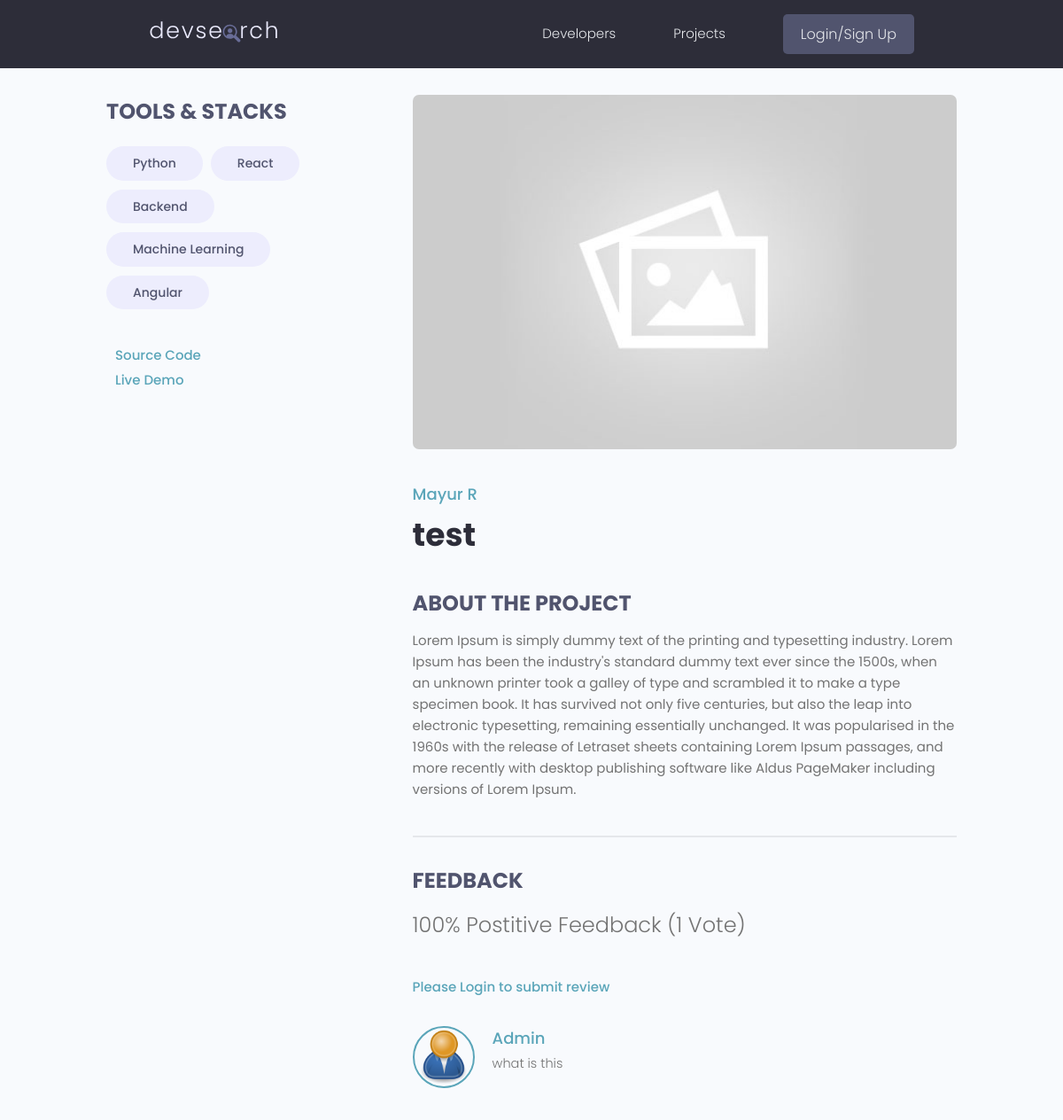
The page /projects/project/b4c62fe1-6bc5-412a-ab3a-f6a01219ec3e/ on the database as committed earlier.
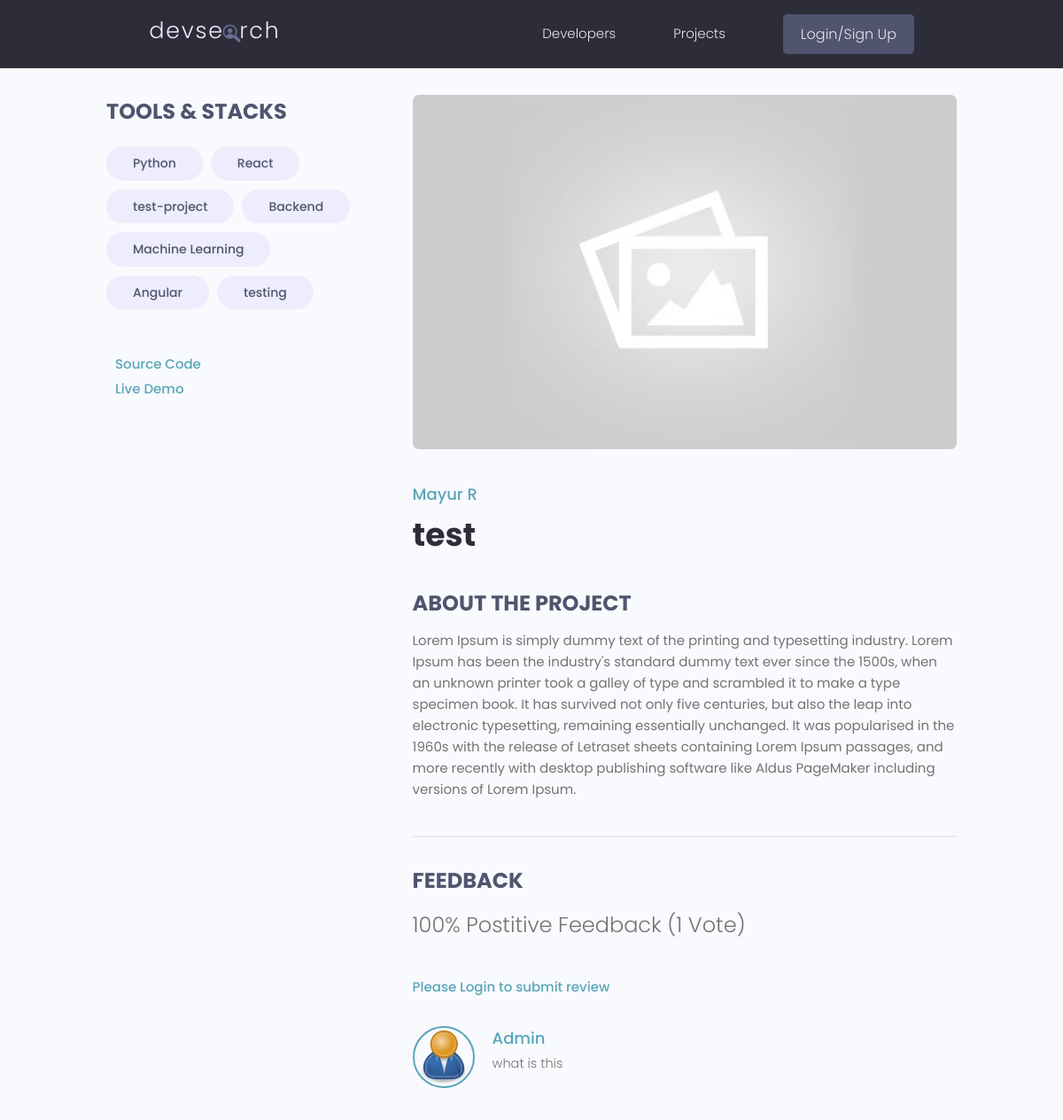
The same page on the database as committed later.
### projects/models.py (models this page shows, shortened)
class Tag(models.Model):
    name=models.CharField(max_length=200)
    created=models.DateTimeField(auto_now_add=True)
    id=models.UUIDField(default=uuid.uuid4,unique=True,primary_key=True,editable=False)
    def __str__(self):
        return self.name

class Review(models.Model):
    VOTE_TYPE=(
        ('up','Up Vote'),
        ('down','Down Vote')
        )
    owner=models.ForeignKey(Profile,on_delete=models.CASCADE,null=True)
    project= models.ForeignKey(Project,on_delete=models.CASCADE)
    body=models.TextField(null=True,blank=True)
    value=models.CharField(max_length=200, choices=VOTE_TYPE)
    created=models.DateTimeField(auto_now_add=True)
    id=models.UUIDField(default=uuid.uuid4,unique=True,primary_key=True,editable=False)
    class Meta:
        unique_together=[['owner','project']]

### users/models.py (models this page shows, shortened)
class Profile(models.Model):
    user=models.OneToOneField(User, on_delete=models.CASCADE, null=True,blank=True)
    name=models.CharField(max_length=200,null=True,blank=True)
    email=models.EmailField(max_length=500,null=True,blank=True)
    username=models.CharField(max_length=200,null=True,blank=True)
    location=models.CharField(max_length=200,null=True,blank=True)
    short_intro=models.CharField(max_length=200,null=True,blank=True)
    bio=models.TextField(null=True,blank=True)
    profile_image=models.ImageField(null=True,blank=True,default="profiles/user-default.png", upload_to='profiles/')
    social_github=models.CharField(max_length=200,null=True,blank=True)
    social_twitter=models.CharField(max_length=200,null=True,blank=True)
    social_linkedin=models.CharField(max_length=200,null=True,blank=True)
    social_youtube=models.CharField(max_length=200,null=True,blank=True)
    social_website=models.CharField(max_length=200,null=True,blank=True)
    created=models.DateTimeField(auto_now_add=True)
    id=models.UUIDField(default=uuid.uuid4,unique=True,primary_key=True,editable=False)
    class Meta:
        ordering=['created']

### projects/views.py (the view, shortened to what this page needs)
# urls.py: path('project/<str:pk>/',views.project,name="project"),
def project(request,pk):
    project=Project.objects.get(id=pk)
    form=ReviewForm()
    context={'project':project,'form':form}
    return render(request,'projects/single-project.html',context)

### projects/models.py (called while the page is built)
    @property
    def imageURL(self):
        try:
            url=self.featured_image.url
        except:
            url='/images/default.jpeg'
        return url

    @property
    def reviewers(self):
        queryset=self.review_set.all().values_list('owner__id',flat=True)
        return queryset

### projects/templates/projects/single-project.html (shortened to what this page needs)
{%extends 'main.html'%}
{% block content%}
<main class="singleProject my-md">
    <div class="container">
      <div class="layout">
        <div class="column column--1of3">
          <h3 class="singleProject__subtitle">Tools & Stacks</h3>
          <div class="singleProject__toolStack">
            {% for tag in project.tags.all %}
            <span class="tag tag--pill tag--sub tag--lg">
              <small>{{tag}}</small>
            </span>
            {% endfor %}
          </div>
          {% if project.source_link %}
          <a class="singleProject__liveLink" href="{{project.source_link}}" target="_blank">Source Code
          </a>
          <br>
          {% endif %}
          {% if project.demo_link %}
          <a class="singleProject__liveLink" href="{{project.demo_link}}" target="_blank">Live Demo
          </a>
          {% endif %}
        </div>
        <div class="column column--2of3">
          <img class="singleProject__preview" src="{{project.imageURL}}" alt="project thumbnail" />
          <a href="{% url 'user-profile' project.owner.id %}" class="singleProject__developer">{{project.owner.name}}</a>
          <h2 class="singleProject__title">{{project.title}}</h2>
          <h3 class="singleProject__subtitle">About the Project</h3>
          <div class="singleProject__info">
            {{project.description}}
          </div>
          <div class="comments">
            <h3 class="singleProject__subtitle">Feedback</h3>
            <h5 class="project--rating">
                {{project.vote_ratio}}% Postitive Feedback ({{project.vote_total}} Vote{{project.vote_total|pluralize:"s"}})
            </h5>
            {%if request.user.profile.id in project.reviewers %}
              <p>You have already submitted your review for this project.</p>
            {% elif request.user.profile == project.owner %}
              <p>You cannot review your own work!</p>
            {% else %}
              <a href="{% url 'login' %}?next={{request.path}}">Please Login to submit review</a>
            {% endif %}
            <div class="commentList">
              {% for review in project.review_set.all %}
              {% if review.body %}
              <div class="comment">
                <a href="{% url 'user-profile' review.owner.id %}">
                  <img class="avatar avatar--md"
                    src="{{review.owner.profile_image.url}}" alt="user" />
                </a>
                <div class="comment__details">
                  <a href="{% url 'user-profile' review.owner.id %}" class="comment__author">{{review.owner.name}}</a>
                  <p class="comment__info">
                    {{review.body|linebreaksbr}}
                  </p>
                </div>
              </div>
              {% endif %}
             {% endfor %}
            </div>
          </div>
        </div>
      </div>
    </div>
  </main>
{%endblock content%}

Rows that differ between the two databases and show on the page:
added Tag: name "test-project"
added Tag: name "testing"
